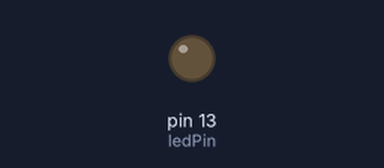
The sketch below on a simulated Arduino Uno, built with avr-gcc and run on an emulated ATmega328P. On the bench: output pins drawn as LEDs (lit = HIGH).

Above: at 0.1 s.
At 4.75 s:
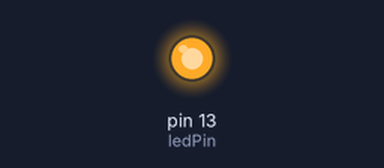
At 39.79 s:
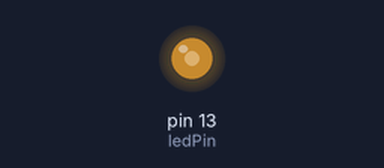
Timing chart, 0 to 40.0 s (numbered marks = the images above):
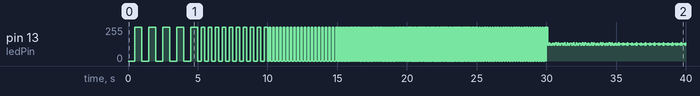

The sketch:

Arduino_Blinker.ino
```cpp
const int ledPin = LED_BUILTIN;  // the number of the LED pin
unsigned long t0[] = {0,0};
unsigned long interval1 = 500;
unsigned long interval2 = 5000;

void setup()
{
  pinMode(ledPin, OUTPUT);
}

void loop()
{
  unsigned long t1 = millis();

  if(t1 - t0[1] >= interval2)
  {
    interval1 /= 2;
    if(interval1<1)
      interval1 = 500;
    t0[1] = t1;
  }
  if (t1 - t0[0] >= interval1)
  {
    t0[0] = t1;
    digitalWrite(ledPin, !digitalRead(ledPin));
  }
}
```

Measured:
- by itself, pin 13 (ledPin): 0/255 → 255/255 at 0.50 s, → 0/255 0.50 s later, → 255/255 0.50 s later, → 0/255 0.50 s later, … (784 changes in this stretch)
